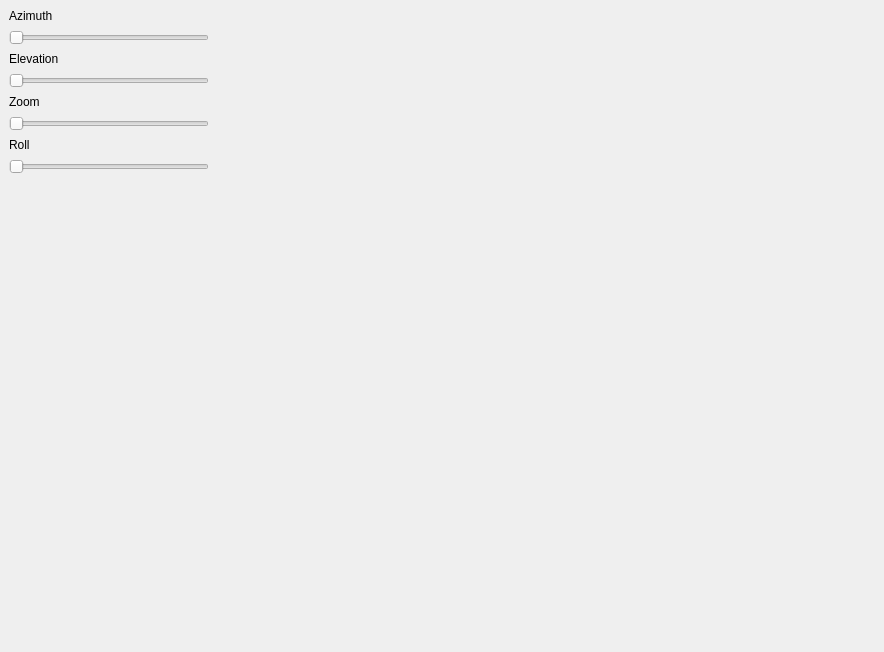
<?xml version="1.0" encoding="UTF-8"?>
<ui version="4.0">
 <class>MainWindow</class>
 <widget class="QMainWindow" name="MainWindow">
  <property name="geometry">
   <rect>
    <x>0</x>
    <y>0</y>
    <width>884</width>
    <height>652</height>
   </rect>
  </property>
  <property name="windowTitle">
   <string>MainWindow</string>
  </property>
  <widget class="QWidget" name="central">
   <property name="sizePolicy">
    <sizepolicy hsizetype="Maximum" vsizetype="Maximum">
     <horstretch>100</horstretch>
     <verstretch>100</verstretch>
    </sizepolicy>
   </property>
   <property name="minimumSize">
    <size>
     <width>884</width>
     <height>652</height>
    </size>
   </property>
   <property name="maximumSize">
    <size>
     <width>884</width>
     <height>652</height>
    </size>
   </property>
   <layout class="QGridLayout" name="gridLayout">
    <property name="sizeConstraint">
     <enum>QLayout::SetMaximumSize</enum>
    </property>
    <item row="0" column="0">
     <layout class="QHBoxLayout" name="horizontalLayout">
      <property name="sizeConstraint">
       <enum>QLayout::SetMinimumSize</enum>
      </property>
      <item>
       <layout class="QVBoxLayout" name="verticalLayout">
        <property name="spacing">
         <number>7</number>
        </property>
        <property name="sizeConstraint">
         <enum>QLayout::SetDefaultConstraint</enum>
        </property>
        <item>
         <widget class="QLabel" name="label">
          <property name="sizePolicy">
           <sizepolicy hsizetype="Minimum" vsizetype="Preferred">
            <horstretch>0</horstretch>
            <verstretch>0</verstretch>
           </sizepolicy>
          </property>
          <property name="minimumSize">
           <size>
            <width>200</width>
            <height>0</height>
           </size>
          </property>
          <property name="maximumSize">
           <size>
            <width>200</width>
            <height>16777215</height>
           </size>
          </property>
          <property name="text">
           <string>Azimuth</string>
          </property>
         </widget>
        </item>
        <item>
         <widget class="QSlider" name="horizontalSlider">
          <property name="sizePolicy">
           <sizepolicy hsizetype="Minimum" vsizetype="Fixed">
            <horstretch>0</horstretch>
            <verstretch>0</verstretch>
           </sizepolicy>
          </property>
          <property name="maximumSize">
           <size>
            <width>200</width>
            <height>16777215</height>
           </size>
          </property>
          <property name="orientation">
           <enum>Qt::Horizontal</enum>
          </property>
         </widget>
        </item>
        <item>
         <widget class="QLabel" name="label_2">
          <property name="sizePolicy">
           <sizepolicy hsizetype="Minimum" vsizetype="Preferred">
            <horstretch>0</horstretch>
            <verstretch>0</verstretch>
           </sizepolicy>
          </property>
          <property name="minimumSize">
           <size>
            <width>200</width>
            <height>0</height>
           </size>
          </property>
          <property name="maximumSize">
           <size>
            <width>200</width>
            <height>16777215</height>
           </size>
          </property>
          <property name="text">
           <string>Elevation</string>
          </property>
         </widget>
        </item>
        <item>
         <widget class="QSlider" name="horizontalSlider_2">
          <property name="sizePolicy">
           <sizepolicy hsizetype="Minimum" vsizetype="Fixed">
            <horstretch>0</horstretch>
            <verstretch>0</verstretch>
           </sizepolicy>
          </property>
          <property name="maximumSize">
           <size>
            <width>200</width>
            <height>16777215</height>
           </size>
          </property>
          <property name="orientation">
           <enum>Qt::Horizontal</enum>
          </property>
         </widget>
        </item>
        <item>
         <widget class="QLabel" name="label_3">
          <property name="sizePolicy">
           <sizepolicy hsizetype="Minimum" vsizetype="Preferred">
            <horstretch>0</horstretch>
            <verstretch>0</verstretch>
           </sizepolicy>
          </property>
          <property name="maximumSize">
           <size>
            <width>200</width>
            <height>16777215</height>
           </size>
          </property>
          <property name="text">
           <string>Zoom</string>
          </property>
         </widget>
        </item>
        <item>
         <widget class="QSlider" name="horizontalSlider_3">
          <property name="sizePolicy">
           <sizepolicy hsizetype="Minimum" vsizetype="Fixed">
            <horstretch>0</horstretch>
            <verstretch>0</verstretch>
           </sizepolicy>
          </property>
          <property name="maximumSize">
           <size>
            <width>200</width>
            <height>16777215</height>
           </size>
          </property>
          <property name="orientation">
           <enum>Qt::Horizontal</enum>
          </property>
         </widget>
        </item>
        <item>
         <widget class="QLabel" name="label_4">
          <property name="sizePolicy">
           <sizepolicy hsizetype="Minimum" vsizetype="Preferred">
            <horstretch>0</horstretch>
            <verstretch>0</verstretch>
           </sizepolicy>
          </property>
          <property name="maximumSize">
           <size>
            <width>200</width>
            <height>16777215</height>
           </size>
          </property>
          <property name="text">
           <string>Roll</string>
          </property>
         </widget>
        </item>
        <item>
         <widget class="QSlider" name="horizontalSlider_4">
          <property name="sizePolicy">
           <sizepolicy hsizetype="Minimum" vsizetype="Fixed">
            <horstretch>0</horstretch>
            <verstretch>0</verstretch>
           </sizepolicy>
          </property>
          <property name="maximumSize">
           <size>
            <width>200</width>
            <height>16777215</height>
           </size>
          </property>
          <property name="orientation">
           <enum>Qt::Horizontal</enum>
          </property>
         </widget>
        </item>
        <item>
         <spacer name="verticalSpacer">
          <property name="orientation">
           <enum>Qt::Vertical</enum>
          </property>
          <property name="sizeHint" stdset="0">
           <size>
            <width>20</width>
            <height>40</height>
           </size>
          </property>
         </spacer>
        </item>
        <item>
         <widget class="QLabel" name="label_5">
          <property name="sizePolicy">
           <sizepolicy hsizetype="Minimum" vsizetype="MinimumExpanding">
            <horstretch>0</horstretch>
            <verstretch>0</verstretch>
           </sizepolicy>
          </property>
          <property name="minimumSize">
           <size>
            <width>200</width>
            <height>400</height>
           </size>
          </property>
          <property name="maximumSize">
           <size>
            <width>200</width>
            <height>16777215</height>
           </size>
          </property>
          <property name="text">
           <string/>
          </property>
         </widget>
        </item>
       </layout>
      </item>
     </layout>
    </item>
    <item row="0" column="1">
     <widget class="QVTKRenderWindowInteractor" name="vtk_widget" native="true">
      <property name="sizePolicy">
       <sizepolicy hsizetype="Expanding" vsizetype="Preferred">
        <horstretch>0</horstretch>
        <verstretch>0</verstretch>
       </sizepolicy>
      </property>
     </widget>
    </item>
   </layout>
  </widget>
 </widget>
 <customwidgets>
  <customwidget>
   <class>QVTKRenderWindowInteractor</class>
   <extends>QWidget</extends>
   <header>vtkmodules.qt.QVTKRenderWindowInteractor.h</header>
   <container>1</container>
  </customwidget>
 </customwidgets>
 <resources/>
 <connections/>
</ui>
